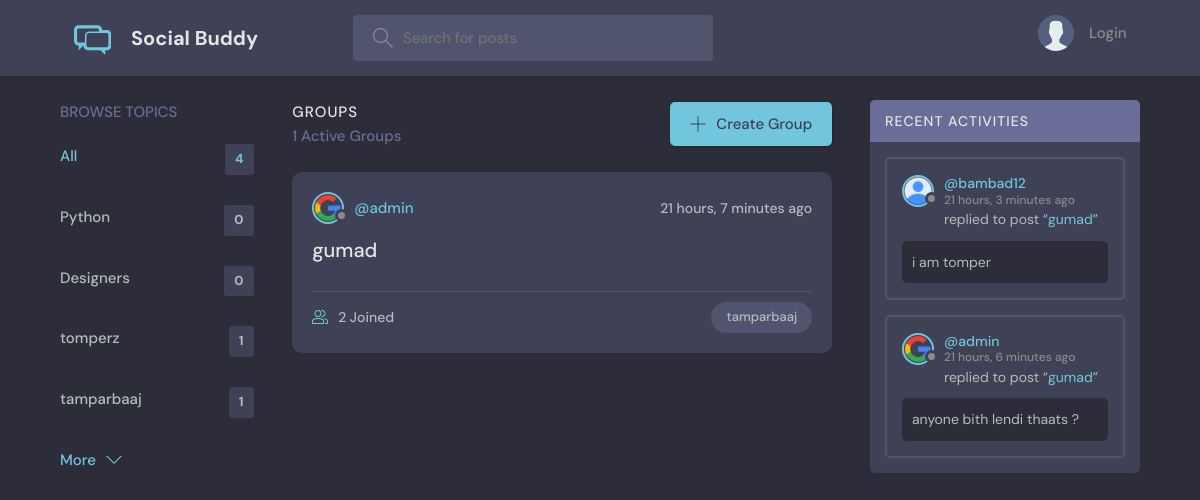
/?q=tamparbaaj, run on the app's committed database.
### base/models.py (models this page shows, shortened)
class Topic(models.Model):
    name = models.CharField(max_length=200)

class Room(models.Model):
    host = models.ForeignKey(User, on_delete=models.SET_NULL, null=True)
    topic = models.ForeignKey(Topic, on_delete=models.SET_NULL, null=True)
    name = models.CharField(max_length=200)
    description = models.TextField(null=True, blank=True)
    participants = models.ManyToManyField(
        User, related_name='participants', blank=True)
    updated = models.DateTimeField(auto_now=True)
    created = models.DateTimeField(auto_now_add=True)
    class Meta:
        ordering = ['-updated', '-created']
    def __str__(self):
        return self.name

class User(AbstractUser):
    name = models.CharField(max_length=200, null=True)
    email = models.EmailField(unique=True, null=True)
    bio = models.TextField(null=True)
    avatar = models.ImageField(null=True, default="avatar.svg")
    USERNAME_FIELD = 'email'
    REQUIRED_FIELDS = ['username', 'password']

class Message(models.Model):
    user = models.ForeignKey(User, on_delete=models.CASCADE)
    room = models.ForeignKey(Room, on_delete=models.CASCADE)
    body = models.TextField()
    updated = models.DateTimeField(auto_now=True)
    created = models.DateTimeField(auto_now_add=True)
    class Meta:
        ordering = ['-updated', '-created']

### base/views.py (the view)
# urls.py: path('', views.home, name="home"),
def home(request):
    q = request.GET.get('q') if request.GET.get('q') != None else ''
    rooms = Room.objects.filter(
        Q(topic__name__icontains=q) |
        Q(name__icontains=q) |
        Q(description__icontains=q)
    )
    topics = Topic.objects.all()[0:5]
    room_count = rooms.count()
    room_messages = Message.objects.filter(
        Q(room__topic__name__icontains=q))[0:3]
    context = {'rooms': rooms, 'topics': topics,
               'room_count': room_count, 'room_messages': room_messages}
    return render(request, 'base/home.html', context)

### base/templates/base/home.html (shortened to what this page needs)
{% extends 'main.html' %}
{% block content %}
<main class="layout layout--3">
  <div class="container">
    {% include 'base/topics_component.html' %}
    <div class="roomList">
      <div class="roomList__header">
        <div>
          <h2>Groups</h2>
          <p>{{room_count}} Active Groups</p>
        </div>
        <a class="btn btn--main" href="{% url 'create-room' %}">
          <svg version="1.1" xmlns="http://www.w3.org/2000/svg" width="32" height="32" viewBox="0 0 32 32">
            <title>Add</title>
            <path
              d="M16.943 0.943h-1.885v14.115h-14.115v1.885h14.115v14.115h1.885v-14.115h14.115v-1.885h-14.115v-14.115z">
            </path>
          </svg>
          Create Group
        </a>
      </div>
      {% include 'base/feed_component.html' %}
    </div>
    {% include 'base/activity_component.html' %}
  </div>
</main>
{% endblock %}

### base/templates/base/topics_component.html
<div class="topics">
    <div class="topics__header">
        <h2>Browse Topics</h2>
    </div>
    <ul class="topics__list">
        <li>
            <a href="{% url 'home' %}" class="active">All <span>{{topics.count}}</span></a>
        </li>
        {% for topic in topics %}
        <li>
            <a href="{% url 'home' %}?q={{topic.name}}">{{topic.name}}<span>{{topic.room_set.all.count}}</span></a>
        </li>
        {% endfor %}
    </ul>
    <a class="btn btn--link" href="{% url 'topics' %}">
        More
        <svg version="1.1" xmlns="http://www.w3.org/2000/svg" width="32" height="32" viewBox="0 0 32 32">
            <title>chevron-down</title>
            <path d="M16 21l-13-13h-3l16 16 16-16h-3l-13 13z"></path>
        </svg>
    </a>
</div>

### base/templates/base/feed_component.html (shortened to what this page needs)
{% for room in rooms %}
<div class="roomListRoom">
    <div class="roomListRoom__header">
        <a href="{% url 'user-profile' room.host.id %}" class="roomListRoom__author">
            <div class="avatar avatar--small">
                <img src="{{room.host.avatar.url}}" />
            </div>
            <span>@{{room.host.username}}</span>
        </a>
        <div class="roomListRoom__actions">
            <span>{{room.created|timesince}} ago</span>
        </div>
    </div>
    <div class="roomListRoom__content">
        <a href="{% url 'room' room.id %}">{{room.name}}</a>
    </div>
    <div class="roomListRoom__meta">
        <a href="{% url 'room' room.id %}" class="roomListRoom__joined">
            {{room.participants.all.count}} Joined
        </a>
        <p class="roomListRoom__topic">{{room.topic.name}}</p>
    </div>
</div>
{% endfor %}

### base/templates/base/activity_component.html (shortened to what this page needs)
<div class="activities">
    <div class="activities__header">
        <h2>Recent Activities</h2>
    </div>
    {% for message in room_messages %}
    <div class="activities__box">
        <div class="activities__boxHeader roomListRoom__header">
            <a href="{% url 'user-profile' message.user.id %}" class="roomListRoom__author">
                <div class="avatar avatar--small">
                    <img src="{{message.user.avatar.url}}" />
                </div>
                <p>
                    @{{message.user.username}}
                    <span>{{message.created|timesince}} ago</span>
                </p>
            </a>
        </div>
        <div class="activities__boxContent">
            <p>replied to post “<a href="{% url 'room' message.room.id %}">{{message.room}}</a>”</p>
            <div class="activities__boxRoomContent">{{message.body}}</div>
        </div>
    </div>
    {% endfor %}
</div>

### data on the page
Topic: name "Python", room_set.all.count "0"
Topic: name "Designers", room_set.all.count "0"
Topic: name "tomperz", room_set.all.count "1"
Topic: name "tamparbaaj", room_set.all.count "1"
Room: host.avatar (picture), host.username "admin", created "21 hours, 7 minutes", name "gumad", participants.all.count "2", topic.name "tamparbaaj"
Message: user.avatar (picture), user.username "bambad12", created "21 hours, 3 minutes", room "gumad", body "i am tomper"
Message: user.avatar (picture), user.username "admin", created "21 hours, 6 minutes", room "gumad", body "anyone bith lendi thaats ?"

### other printed values
{{ topics.count }} "4"
{{ room_count }} "1"
